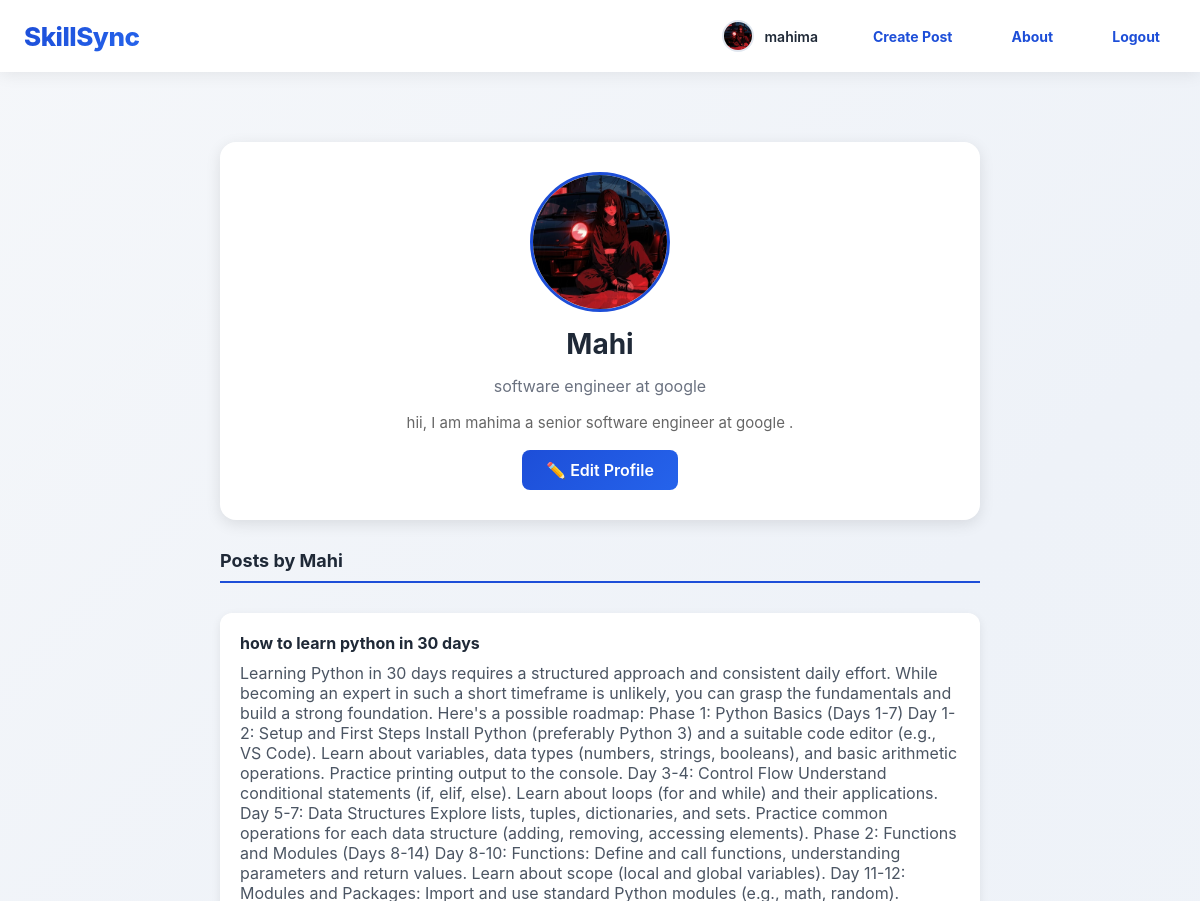
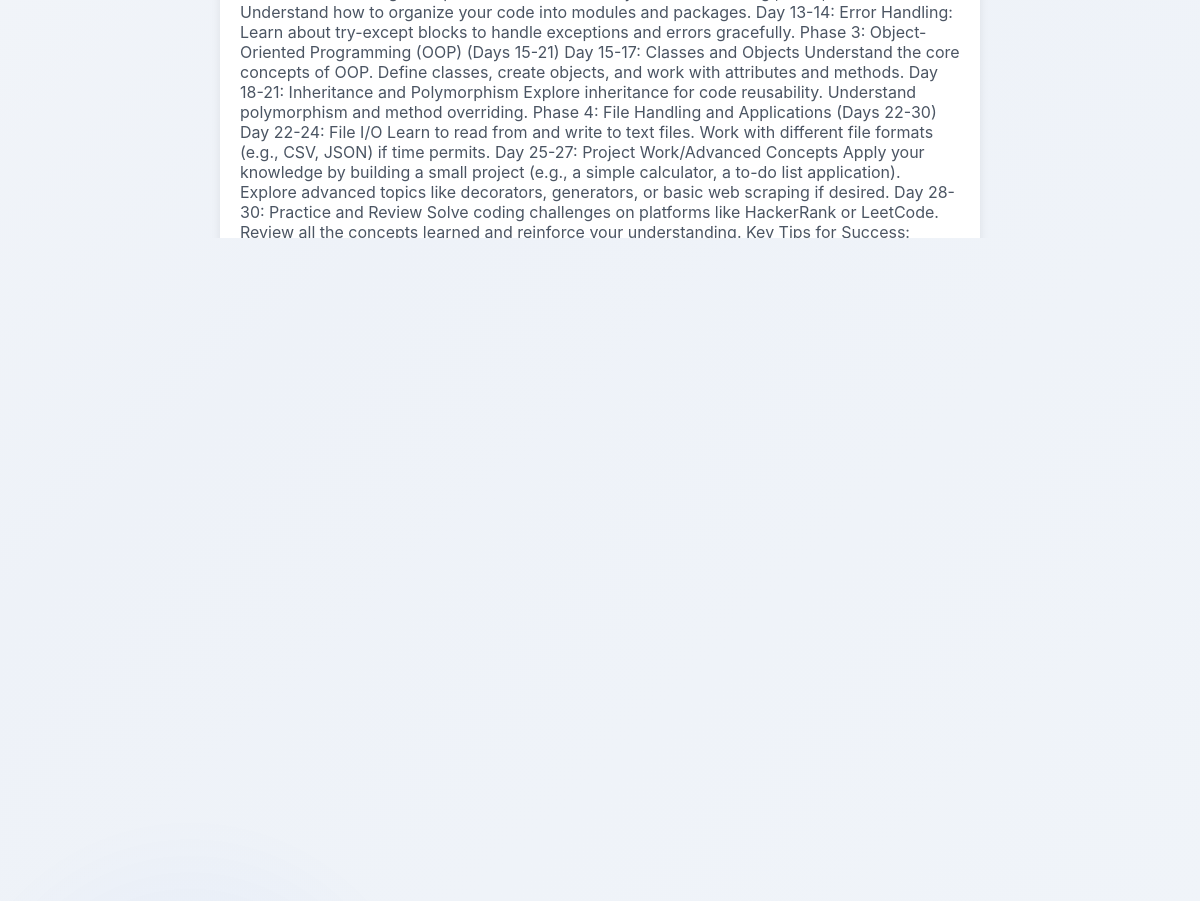
The app's page /profile/mahima/ (signed in) with its own data (2 pictures, top to bottom).
### main/models.py (models this page shows, shortened)
class Profile(models.Model):
    user = models.OneToOneField(User, on_delete=models.CASCADE)
    full_name = models.CharField(max_length=100, blank=True)
    profession = models.CharField(max_length=100, blank=True)
    about = models.TextField(blank=True)
    profile_picture = models.ImageField(upload_to='profile_pics/', default='profile_pics/default.jpg')
    def get_profile_picture_url(self):
        if self.profile_picture:
            try:
                if self.profile_picture.storage.exists(self.profile_picture.name):
                    if 'default' not in self.profile_picture.name:
                        return self.profile_picture.url
            except:
                pass
        return None

class Content(models.Model):
    title = models.CharField(max_length=200)
    description = models.TextField()
    instructor = models.CharField(max_length=100)
    duration = models.CharField(max_length=50)
    created_by = models.ForeignKey(User, on_delete=models.CASCADE)
    created_at = models.DateTimeField(auto_now_add=True)
    likes = models.ManyToManyField(User, related_name='liked_content', blank=True)
    image = models.ImageField(upload_to='content_images/', blank=True, null=True)
    video = models.FileField(upload_to='content_videos/', blank=True, null=True)

### main/views.py (the view)
# urls.py: path('profile/<str:username>/', views.view_profile, name='view_profile'),
@login_required
def view_profile(request, username):
    user = get_object_or_404(User, username=username)
    profile, created = Profile.objects.get_or_create(user=user)
    user_posts = Content.objects.filter(created_by=user).order_by('-created_at')
    context = {'profile': profile, 'user_posts': user_posts}
    return render(request, 'profile_view.html', context)

### main/templates/profile_view.html (shortened to what this page needs)
{% extends 'base.html' %}
{% load static %}
{% block content %}
<div class="profile-container">
    <div class="profile-card">
        <div class="profile-avatar-wrapper">
            {% if profile.profile_picture and profile.get_profile_picture_url %}
                <img src="{{ profile.get_profile_picture_url }}"
                     alt="Profile Picture"
                     class="profile-avatar-img"
                     onerror="handleProfileImageError(this)">
            {% else %}
                <div class="profile-avatar-fallback" style="position: static; display: flex;">
                    {{ profile.user.username|first|upper }}
                </div>
            {% endif %}
        </div>
        <h2>{{ profile.full_name|default:profile.user.username }}</h2>
        {% if profile.profession %}
            <p>{{ profile.profession }}</p>
        {% endif %}
        {% if profile.about %}
            <p class="about">{{ profile.about }}</p>
        {% endif %}
        {% if request.user == profile.user %}
            <a href="{% url 'edit_profile' %}" class="edit-btn">
                ✏️ Edit Profile
            </a>
        {% endif %}
    </div>
    <div class="user-posts">
        <h3>Posts by {{ profile.full_name|default:profile.user.username }}</h3>
        {% for content in user_posts %}
            <div class="post-card">
                <h4>{{ content.title }}</h4>
                <p>{{ content.description }}</p>
                {% if content.image %}
                    <img src="{{ content.image.url }}" alt="Post Image" style="max-width: 100%; height: auto; border-radius: 10px; margin-top: 10px;">
                {% endif %}
                <div class="post-actions">
                    <form method="POST" action="{% url 'like_content' content.id %}" style="margin: 0;">
                        <button type="submit" class="like-btn {% if user in content.likes.all %}liked{% endif %}">
                        </button>
                    </form>
                    <span style="color: #6b7280; font-weight: 600;">💬 {{ content.comment_set.count }}</span>
                </div>
            </div>
        {% empty %}
            <div class="no-posts">
                <p>📝 No posts yet.</p>
            </div>
        {% endfor %}
    </div>
</div>
{% endblock %}

### main/templates/base.html (shortened to what this page needs)
{% load static %}
<!DOCTYPE html>
<html lang="en">
<head>
    <link rel="stylesheet" href="{% static 'css/style.css' %}">
</head>
<body>
    <nav class="navbar">
        <a href="{% url 'home' %}" class="logo">SkillSync</a>
        <div class="nav-links">
    {% if user.is_authenticated %}
        <a href="{% url 'view_profile' user.username %}" class="profile-link" title="{{ user.username }}">
            <div class="navbar-avatar-wrapper">
                {% if user.profile.profile_picture and user.profile.get_profile_picture_url %}
                    <img src="{{ user.profile.get_profile_picture_url }}"
                         class="navbar-profile-img"
                         alt="{{ user.username }}"
                         onerror="handleImageError(this)">
                {% else %}
                    <div class="navbar-avatar-fallback" style="position: static; display: flex;">
                        {{ user.username|first|upper }}
                    </div>
                {% endif %}
            </div>
            <span>{{ user.username }}</span>
        </a>
        <a href="{% url 'add_content' %}" class="NavtBtn">Create Post</a>
        <a href="{% url 'about' %}" class="NavtBtn">About</a>
        <a href="{% url 'logout' %}" class="NavtBtn">Logout</a>
    {% else %}
        <a href="{% url 'login' %}" class="NavtBtn">Login</a>
        <a href="{% url 'register' %}" class="NavtBtn">Register</a>
        <a href="{% url 'about' %}" class="NavtBtn">About</a>
    {% endif %}
</div>
    </nav>
    <div class="main-container">
        {% block content %}{% endblock %}
    </div>
</body>
</html>

### static/css/style.css (style rules this page uses)
* { margin: 0; padding: 0; box-sizing: border-box; }
body { font-family: 'Segoe UI', Tahoma, Geneva, Verdana, sans-serif; background: #f4f6f8; color: #333; }
.navbar { background: #1d4ed8; color: #fff; padding: 15px 0; }
.navbar .logo { font-size: 24px; font-weight: bold; color: #fff; text-decoration: none; }
.navbar .nav-links a { margin-left: 15px; text-decoration: none; color: #fff; padding: 7px 15px; border-radius: 5px; transition: 0.3s; }
.main-container { max-width: 900px; margin: 30px auto; padding: 0 20px; }
form button { background: #1d4ed8; color: #fff; padding: 10px 15px; border: none; border-radius: 8px; cursor: pointer; transition: 0.3s; }

### main/templates/base.html (style rules this page uses)
* { margin: 0; padding: 0; box-sizing: border-box; }
body { font-family: -apple-system, BlinkMacSystemFont, 'Segoe UI', Roboto, Oxygen, Ubuntu, Cantarell, sans-serif; background: linear-gradient(135deg, #f5f7fa 0%, #eef2f8 50%, #f0f4f9 100%); min-height: 100vh; position: relative; overflow-x: hidden; }
body::before { content: ''; position: fixed; top: -50%; right: -10%; width: 600px; height: 600px; background: radial-gradient(circle, rgba(29, 78, 216, 0.08) 0%, transparent 70%); border-radius: 50%; z-index: 0; pointer-events: none; animation: float 20s ease-in-out infinite; }
body::after { content: ''; position: fixed; bottom: -20%; left: -5%; width: 500px; height: 500px; background: radial-gradient(circle, rgba(37, 99, 235, 0.06) 0%, transparent 70%); border-radius: 50%; z-index: 0; pointer-events: none; animation: float 25s ease-in-out infinite reverse; }
.navbar { display: flex; justify-content: space-between; align-items: center; padding: 14px 24px; background: rgba(255, 255, 255, 0.95); backdrop-filter: blur(10px); box-shadow: 0 2px 16px rgba(0, 0, 0, 0.08); position: sticky; top: 0; z-index: 100; }
.navbar .logo { font-size: 26px; font-weight: 800; background: linear-gradient(135deg, #1d4ed8 0%, #2563eb 100%); -webkit-background-clip: text; -webkit-text-fill-color: transparent; background-clip: text; text-decoration: none; min-width: fit-content; letter-spacing: -0.5px; }
.navbar .nav-links { display: flex; align-items: center; gap: 12px; }
.navbar .nav-links a { text-decoration: none; color: #475569; padding: 8px 16px; border-radius: 6px; transition: all 0.3s ease; font-weight: 500; font-size: 14px; white-space: nowrap; }
.navbar .nav-links .profile-link { display: flex; align-items: center; gap: 10px; text-decoration: none; color: #333; padding: 6px 12px; border-radius: 6px; transition: all 0.3s ease; }
.navbar-avatar-wrapper { position: relative; display: inline-flex; align-items: center; justify-content: center; width: 32px; height: 32px; }
.navbar .nav-links .profile-link img { width: 32px; height: 32px; border-radius: 50%; object-fit: cover; border: 2px solid #e2e8f0; }
.navbar .nav-links .profile-link span { font-size: 14px; font-weight: 600; color: #1f2937; }
.main-container { min-height: calc(100vh - 60px); padding: 0; position: relative; z-index: 1; }
@media (min-width: 769px) { .navbar .nav-links { display: flex; } }
.NavtBtn { color: #1d4ed8 !important; font-weight: 800; padding: 8px 16px; border-radius: 6px; text-decoration: none; transition: all 0.3s ease; }
.navbar .nav-links a.NavtBtn { font-weight: 700 !important; }

### records on screen
Profile: get_profile_picture_url (picture), full_name "Mahi", profession "software engineer at google", about "hii, I am mahima a senior software engineer at google ."
Content: title "how to learn python in 30 days", description "Learning Python in 30 days requires a structured approach and consistent daily effort. While becoming an expert in such a short timeframe is unlikely, you can grasp the fundamentals and build a strong foundation. Here's a possible roadmap: Phase 1: Python Basics (Days 1-7) Day 1-2: Setup and First Steps Install Python (preferably Python 3) and a suitable code editor (e.g., VS Code). Learn about variables, data types (numbers, strings, booleans), and basic arithmetic operations. Practice printing output to the console. Day 3-4: Control Flow Understand conditional statements (if, elif, else). Learn about loops (for and while) and their applications. Day 5-7: Data Structures Explore lists,…", image (picture)

### other values on screen
{{ user.username }} "mahima"
